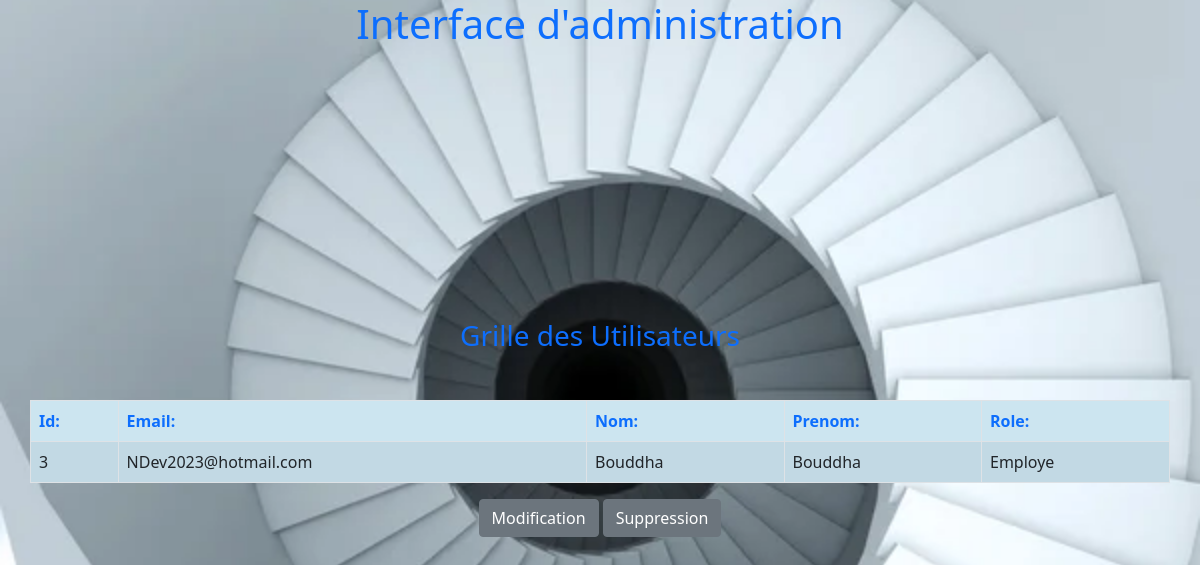
The app's page /visu.php?id=3 with its own data.
### tables this page shows
CREATE Table if NOT EXISTS User(
    Id int not NULL UNIQUE  PRIMARY KEY AUTO_INCREMENT,
    Email VARCHAR(65) not NULL,
    Name VARCHAR(65) not null,
    Firstname VARCHAR(65) not null,
    Role VARCHAR(65) not null
);

### functionRead.php (called while the page is built)
<?php
function readUser($pdo)
{
       try
       { $identification = $_GET['id'];
         $query  = $pdo->prepare("SELECT * FROM User WHERE Id=($identification)");
        $query->execute();
        $readUser = $query->fetchAll(PDO::FETCH_ASSOC);
        return $readUser;
       } catch (PDOException $e) {
        echo 'la lecture ne passe pas';
}
}

### visu.php (the view, shortened to what this page needs)
<?php
require_once './top.php';
require_once './pdo.php';
require_once './functionRead.php';
$readUser = readUser($pdo);
?>
<body>
  <header>
    <h1 class="h1 text-center text-primary">
    </h1>
  </header>
  <main>
    <div class="container">
      <div class="row">
        <h3 class="text-center  text-primary  mb-5 ">Grille des Utilisateurs </h3>
      </div>
      <div class="row">
        <table class="table table-striped table-bordered backgroungarray">
          <thead class="text-primary">
            <tr>
              <th>Id:</th>
              <th>Email:</th>
              <th>Nom:</th>
              <th>Prenom:</th>
              <th>Role:</th>
            </tr>
          </thead>
          <tbody>
            <?php
            foreach ($readUser as $clefs => $Users) { ?>
              <tr>
                <td> <?= $Users['Id']; ?> </td>
                <td> <?= $Users['Email']; ?> </td>
                <td> <?= $Users['Name']; ?> </td>
                <td> <?= $Users['Firstname']; ?> </td>
                <td> <?= $Users['Role']; ?> </td>
              </tr>
            <?php } ?>
          </tbody>
        </table>
        <div class="text-center">
          <button type="button" class="btn btn-secondary" data-bs-toggle="modal" data-bs-target="#staticBackdrop1">
            Modification
          </button>
          <button type="button" class="btn btn-secondary" data-bs-toggle="modal" data-bs-target="#staticBackdrop">
            Suppression
          </button>
        </div>
      </div>
  </main>
</body>
</html>

### css/style.css (style rules this page uses)
html { width: 100%; height: 100%; }
body { background-repeat: no-repeat; background: center url("../asset/escalier.jpeg"); background-size: cover; background-attachment: fixed; display: flex; flex-direction: column; justify-content: space-between; font-size: x-large; box-sizing: border-box; min-height: 100%; }
.backgroungarray { background: #CCE5F0; }

### records on screen
user: Id "3", Email "NDev2023@hotmail.com", Name "Bouddha", Firstname "Bouddha", Role "Employe"
